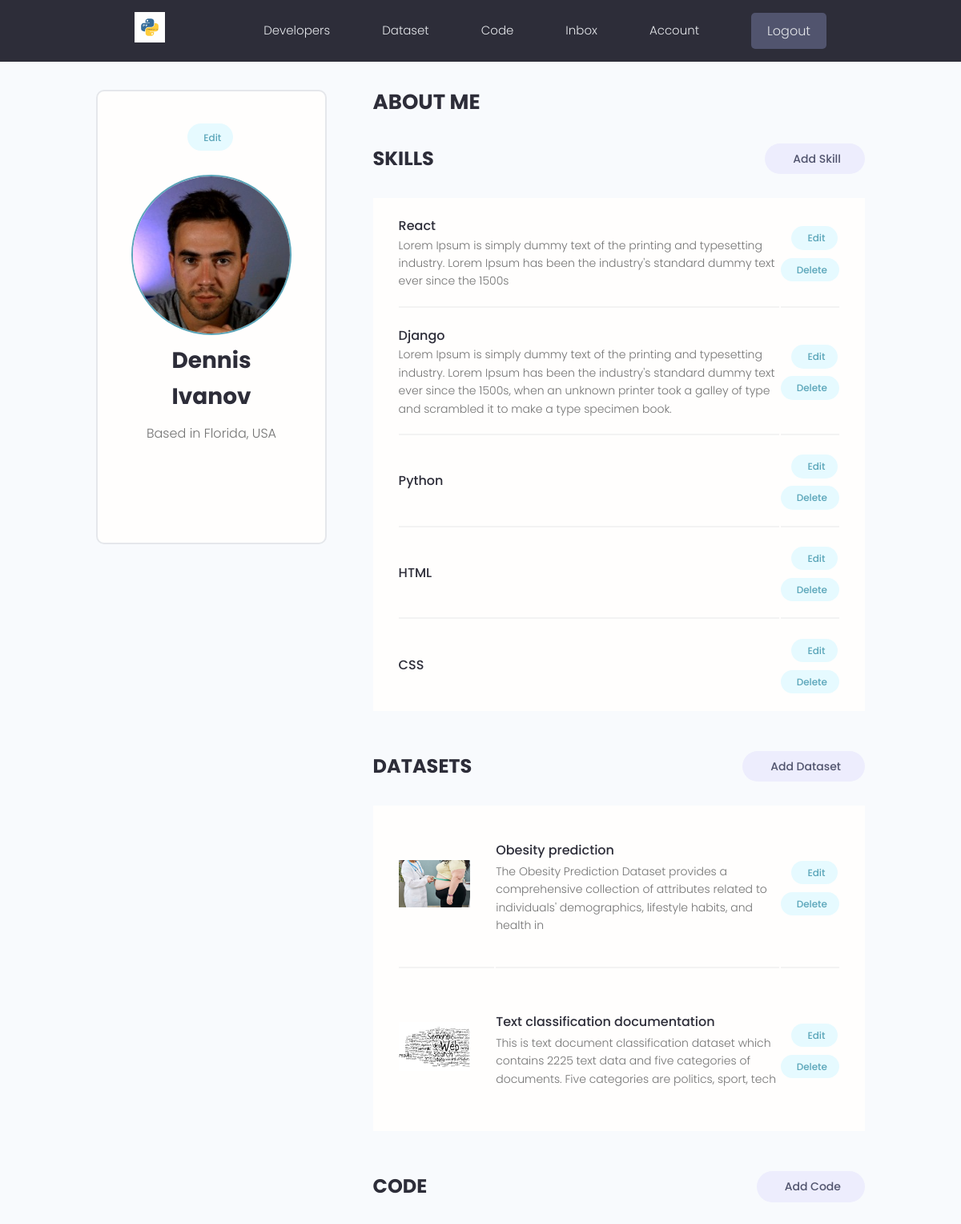
The app's page /account/ (signed in) with its own data.
### users/models.py (models this page shows, shortened)
class Profile(models.Model):
    user = models.OneToOneField(
        User, on_delete=models.CASCADE, null=True, blank=True)
    name = models.CharField(max_length=200, blank=True, null=True)
    email = models.EmailField(max_length=500, blank=True, null=True)
    username = models.CharField(max_length=200, blank=True, null=True)
    location = models.CharField(max_length=200, blank=True, null=True)
    short_intro = models.CharField(max_length=200, blank=True, null=True)
    bio = models.TextField(blank=True, null=True)
    profile_image = models.ImageField(
        null=True, blank=True, upload_to='profiles/', default="profiles/user-default.png")
    social_github = models.CharField(max_length=200, blank=True, null=True)
    social_twitter = models.CharField(max_length=200, blank=True, null=True)
    social_linkedin = models.CharField(max_length=200, blank=True, null=True)
    social_youtube = models.CharField(max_length=200, blank=True, null=True)
    social_website = models.CharField(max_length=200, blank=True, null=True)
    created = models.DateTimeField(auto_now_add=True)
    id = models.UUIDField(default=uuid.uuid4, unique=True,
                          primary_key=True, editable=False)
    class Meta:
        ordering = ['created']
    @property
    def imageURL(self):
        try:
            url = self.profile_image.url
        except:
            url = ''
        return url

class Skill(models.Model):
    owner = models.ForeignKey(
        Profile, on_delete=models.CASCADE, null=True, blank=True)
    name = models.CharField(max_length=200, blank=True, null=True)
    description = models.TextField(null=True, blank=True)
    created = models.DateTimeField(auto_now_add=True)
    id = models.UUIDField(default=uuid.uuid4, unique=True,
                          primary_key=True, editable=False)

### projects/models.py (models this page shows, shortened)
class Project(models.Model):
    owner = models.ForeignKey(
        Profile, null=True, blank=True, on_delete=models.CASCADE)
    title = models.CharField(max_length=200)
    description = models.TextField(null=True, blank=True)
    featured_image = models.ImageField(
        null=True, blank=True, default="default.jpg")
    demo_link = models.CharField(max_length=2000, null=True, blank=True)
    source_link = models.CharField(max_length=2000, null=True, blank=True)
    tags = models.ManyToManyField('Tag', blank=True)
    vote_total = models.IntegerField(default=0, null=True, blank=True)
    vote_ratio = models.IntegerField(default=0, null=True, blank=True)
    created = models.DateTimeField(auto_now_add=True)
    id = models.UUIDField(default=uuid.uuid4, unique=True,
                          primary_key=True, editable=False)
    code = models.TextField(blank=True, null=True)
    class Meta:
        ordering = ['-vote_ratio', '-vote_total', 'title']
    @property
    def imageURL(self):
        try:
            url = self.featured_image.url
        except:
            url = ''
        return url

### users/views.py (the view)
# urls.py: path('account/', views.userAccount, name="account"),
@login_required(login_url='login')
def userAccount(request):
    profile = request.user.profile
    skills = profile.skill_set.all()
    projects = profile.project_set.all()
    code_snippets = request.user.code_snippets.all()
    context = {'profile': profile, 'skills': skills, 'projects': projects,'code_snippets': code_snippets,}
    return render(request, 'users/account.html', context)

### users/templates/users/account.html (shortened to what this page needs)
{% extends 'main.html' %}
{% block content %}
<main class="settingsPage profile my-md">
  <div class="container">
    <div class="layout">
      <div class="column column--1of3">
        <div class="card text-center">
          <div class="card__body dev">
            <a class="tag tag--pill tag--main settings__btn" href="{% url 'edit-account' %}">
              Edit</a>
            <img class="avatar avatar--xl dev__avatar" src="{{profile.imageURL}}" />
            <h2 class="dev__name">{{profile.name}}</h2>
            <p class="dev__location">Based in {{profile.location}}</p>
            <ul class="dev__social">
            </ul>
          </div>
        </div>
      </div>
      <div class="column column--2of3">
        <div class="devInfo">
          <h3 class="devInfo__title">About Me</h3>
        </div>
        <div class="settings">
          <h3 class="settings__title">Skills</h3>
          <a class="tag tag--pill tag--sub settings__btn tag--lg" href="{% url 'create-skill' %}"> Add Skill</a>
        </div>
        <table class="settings__table">
          {% for skill in skills %}
          <tr>
            <td class="settings__tableInfo">
              <h4>{{skill.name}}</h4>
              <p>
                {{skill.description}}
              </p>
            </td>
            <td class="settings__tableActions">
              <a class="tag tag--pill tag--main settings__btn" href="{% url 'update-skill' skill.id %}"> Edit</a>
              <a class="tag tag--pill tag--main settings__btn" href="{% url 'delete-skill' skill.id %}?next=/account">
                Delete</a>
            </td>
          </tr>
          {% endfor %}
        </table>
        <div class="settings">
          <h3 class="settings__title">Datasets</h3>
          <a class="tag tag--pill tag--sub settings__btn tag--lg" href="{% url 'create-project' %}"> Add Dataset</a>
        </div>
        <table class="settings__table">
          {% for project in projects %}
          <tr>
            <td class="settings__thumbnail">
              <a href="{% url 'project' project.id %}"><img src="{{project.imageURL}}" alt="Project Thumbnail" /></a>
            </td>
            <td class="settings__tableInfo">
              <a href="{% url 'project' project.id %}">{{project.title}}</a>
              <p>{{project.description|slice:"150"}}</p>
            </td>
            <td class="settings__tableActions">
              <a class="tag tag--pill tag--main settings__btn" href="{% url 'update-project' project.id %}"> Edit</a>
              <a class="tag tag--pill tag--main settings__btn"
                href="{% url 'delete-project'  project.id %}?next=/account">
                Delete</a>
            </td>
          </tr>
          {% endfor %}
        </table>
        <div class="settings">
          <h3 class="settings__title">Code</h3>
          <a class="tag tag--pill tag--sub settings__btn tag--lg" href="{% url 'create-code' %}">
             Add Code
          </a>
        </div>
      </div>
    </div>
  </div>
</main>
{% endblock %}

### static/styles/app.css (style rules this page uses)
:root { --color-sub: #2d2d39; }
.card { border: 2px solid var(--color-light); }
img { width: 100%; }
.profile .card > .dev { padding: 4rem; }
.dev__avatar { display: block; margin: auto; }
.dev__name { color: var(--color-sub); font-size: 2.8rem; font-weight: 700; margin-top: 1rem; margin-bottom: 0.5rem; }
.dev__location { margin-top: 1rem; }
.dev__social { margin: 3rem 0; list-style: none; display: flex; justify-content: center; gap: 1.5rem; }
.devInfo { margin-bottom: 3rem; }
.devInfo__title, .devInfo__subtitle { font-size: 2.6rem; color: var(--color-sub); text-transform: uppercase; font-weight: 700; margin-bottom: 1.5rem; }
.settingsPage .dev > .settings__btn { display: inline-block; margin-bottom: 3rem; }
.settings { display: flex; justify-content: space-between; align-items: center; }
.settings__title { font-size: 2.4rem; text-transform: uppercase; font-weight: 700; color: var(--color-sub); }
.settings__table { margin-top: 3rem; margin-bottom: 5rem; padding: 0 3rem; background: var(--color-white); }
.settings__table tr { width: 100%; }
.settings__table tr > td { padding: 2rem 0; }
.settings__table tr:not(:last-child) td { border-bottom: 2px solid var(--color-white-light); }
.settings__thumbnail { width: 23%; min-width: 10rem; }
.settings__thumbnail img { padding-right: 3rem; height: 15rem; object-fit: contain; }
.settings__tableInfo { width: 100%; }
.settings__tableInfo h4, .settings__tableInfo a { padding-right: 1rem; width: auto; font-size: 1.6rem; font-weight: 500; color: var(--color-sub); }
.settings__tableInfo p { font-size: 1.4rem; }
.settings__tableActions { text-align: right; }

### static/uikit/styles/modules/_variables.css (style rules this page uses)
:root { --color-main: #5aa5b9; --color-main-light: #e6faff; --color-sub: #3f4156; --color-sub-light: #51546e; --color-sub-lighter: #ededfd; --color-text: #737373; --color-gray: #8b8b8b; --color-light: #e5e7eb; --color-light-gray: #767676; --color-bg: #f8fafd; --color-white: #fffefd; --color-white-light: #f3f3f3; --color-success: #359e64; --color-success-bg: #def8e8; --color-error: #fc4b0b; --color-error-bg: #fff2ee; --font-base: 'Poppins', arial, helvetica, 'Segoe UI', roboto, ubuntu, sans-serif; --font-monospace: 'Fira Code', 'Courier New', courier, monospace; --font-regular: 300; --font-medium: 500; --font-bold: 700; --generic-shadow: 1px 1px 5px #00000010; --generic-transition: all 0.3s ease-in-out; }

### static/uikit/styles/modules/_base.css (style rules this page uses)
* { margin: 0; padding: 0; box-sizing: border-box; text-rendering: optimizeLegibility; color: inherit; font-size: inherit; }
html { font-size: 50%; }
@media only screen and (min-width: 480px) { html { font-size: 56.25%; } }
@media only screen and (min-width: 1200px) { html { font-size: 62.5%; } }
body { line-height: 1.6; font-weight: 400; font-size: 1.5rem; color: var(--color-text); background-color: var(--color-bg); min-height: 100vh; }

### static/uikit/styles/modules/_typography.css (style rules this page uses)
* { font-family: var(--font-base); }
h2 { font-size: 3.6rem; font-weight: var(--font-bold); }
h3 { font-size: 3.2rem; font-weight: var(--font-medium); }
h4 { font-size: 2.8rem; font-weight: var(--font-medium); }
p, span, strong { font-size: 1.6rem; color: var(--color-text); font-weight: var(--font-regular); }
a { padding-bottom: 2px; text-decoration: none; display: inline-block; color: var(--color-main); font-weight: var(--font-medium); }

### static/uikit/styles/modules/_utilities.css (style rules this page uses)
.container { width: 92%; max-width: 165rem; margin: 0 auto; box-sizing: border-box; }
@media screen and (min-width: 1000px) { .container { width: 90%; } }
@media screen and (min-width: 1200px) { .container { width: 80%; } }
.text-center { text-align: center; }
.my-md { margin: 3rem auto; }

### static/uikit/styles/modules/_avatar.css (style rules this page uses)
.avatar { border-radius: 50%; border: 2px solid var(--color-main); object-fit: cover; }
.avatar--xl { height: 20rem; width: 20rem; }

### static/uikit/styles/modules/_card.css (style rules this page uses)
.card { border-radius: 1rem; background-color: var(--color-white); border: 1.5px solid var(--color-light); width: auto; height: auto; margin-top: 0.5rem; margin-bottom: 0.5rem; overflow: hidden; }
.card__body, .card__header { padding: 2rem 2.5rem; }

### static/uikit/styles/modules/_layout.css (style rules this page uses)
.layout { display: flex; flex-flow: row wrap; justify-content: space-between; }
.layout > .column { margin-bottom: 3rem; }
.layout > .column.column--1of3 { flex-basis: 30%; }
.layout > .column.column--2of3 { flex-basis: 64%; }

### records on screen
Profile: imageURL (picture), name "Dennis Ivanov", location "Florida, USA"
Skill: name "React", description "Lorem Ipsum is simply dummy text of the printing and typesetting industry. Lorem Ipsum has been the industry's standard dummy text ever since the 1500s"
Skill: name "Django", description "Lorem Ipsum is simply dummy text of the printing and typesetting industry. Lorem Ipsum has been the industry's standard dummy text ever since the 1500s, when an unknown printer took a galley of type and scrambled it to make a type specimen book."
Skill: name "Python"
Skill: name "HTML"
Skill: name "CSS"
Project: imageURL (picture), title "Obesity prediction", description "The Obesity Prediction Dataset provides a comprehensive collection of attributes related to individuals' demographics, lifestyle habits, and health in"
Project: imageURL (picture), title "Text classification documentation", description "This is text document classification dataset which contains 2225 text data and five categories of documents. Five categories are politics, sport, tech"
